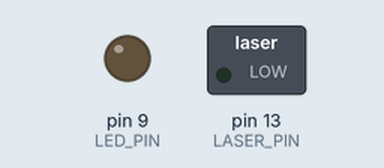
This sketch was run on a simulated Arduino Uno, built with avr-gcc and run on an emulated ATmega328P. Parts: switched loads named in the sketch (green lamp = pin HIGH), output pins drawn as LEDs (lit = HIGH). Random numbers use the default seed unless the sketch sets one.

Above: at 0.1 s.
At 39.21 s:
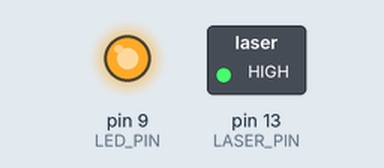
Timing chart, 0 to 40.0 s (numbered marks = the images above):
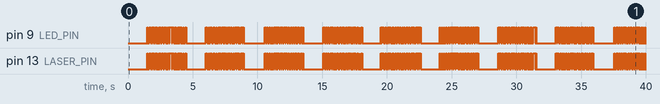

The sketch:

LaserPwmPulse.ino
```cpp
int LED_PIN = 9;
int LASER_PIN = 13;
int transDuration = 1500;

void setup() {}

void loop() {
  if ((millis() / transDuration) % 3 != 0) {
    analogWrite(LED_PIN, 255);
    analogWrite(LASER_PIN, 255);
    delay(random(32, 128));
    analogWrite(LED_PIN, 0);
    analogWrite(LASER_PIN, 0);
    delay(random(32, 128));
  }
  else {
    analogWrite(LED_PIN, 0);
    analogWrite(LASER_PIN, 0);
    delay(100);
  }
}
```
